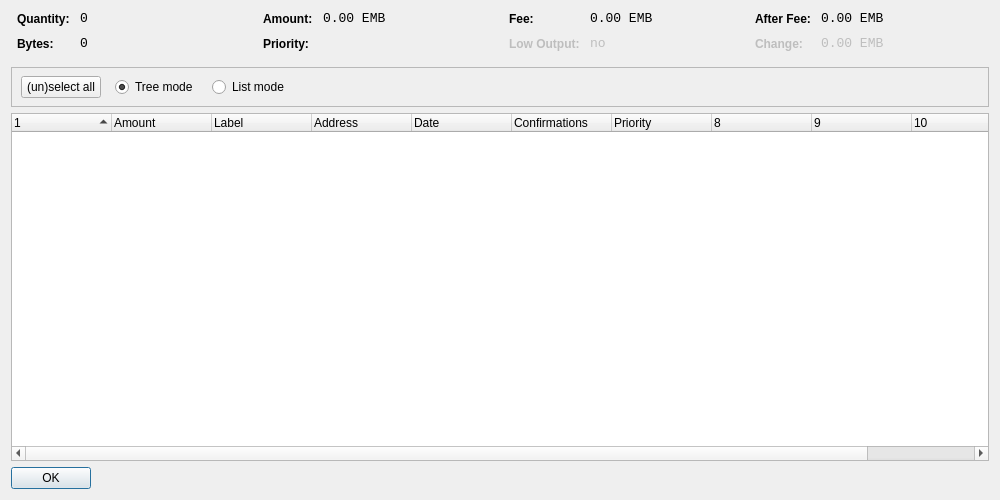
<?xml version="1.0" encoding="UTF-8"?>
<ui version="4.0">
 <class>CoinControlDialog</class>
 <widget class="QDialog" name="CoinControlDialog">
  <property name="geometry">
   <rect>
    <x>0</x>
    <y>0</y>
    <width>1000</width>
    <height>500</height>
   </rect>
  </property>
  <property name="windowTitle">
   <string>Coin Control</string>
  </property>
  <layout class="QVBoxLayout" name="verticalLayout">
   <item>
    <layout class="QHBoxLayout" name="horizontalLayoutTop" stretch="0,0,0,0">
     <property name="topMargin">
      <number>0</number>
     </property>
     <property name="bottomMargin">
      <number>10</number>
     </property>
     <item>
      <layout class="QFormLayout" name="formLayoutCoinControl1">
       <property name="horizontalSpacing">
        <number>10</number>
       </property>
       <property name="verticalSpacing">
        <number>10</number>
       </property>
       <property name="leftMargin">
        <number>6</number>
       </property>
       <property name="rightMargin">
        <number>6</number>
       </property>
       <item row="0" column="0">
        <widget class="QLabel" name="labelCoinControlQuantityText">
         <property name="styleSheet">
          <string notr="true">font-weight:bold;</string>
         </property>
         <property name="text">
          <string>Quantity:</string>
         </property>
        </widget>
       </item>
       <item row="0" column="1">
        <widget class="QLabel" name="labelCoinControlQuantity">
         <property name="font">
          <font>
           <family>Monospace</family>
           <pointsize>10</pointsize>
          </font>
         </property>
         <property name="cursor">
          <cursorShape>IBeamCursor</cursorShape>
         </property>
         <property name="contextMenuPolicy">
          <enum>Qt::ActionsContextMenu</enum>
         </property>
         <property name="text">
          <string notr="true">0</string>
         </property>
         <property name="textInteractionFlags">
          <set>Qt::LinksAccessibleByMouse|Qt::TextSelectableByKeyboard|Qt::TextSelectableByMouse</set>
         </property>
        </widget>
       </item>
       <item row="1" column="0">
        <widget class="QLabel" name="labelCoinControlBytesText">
         <property name="styleSheet">
          <string notr="true">font-weight:bold;</string>
         </property>
         <property name="text">
          <string>Bytes:</string>
         </property>
        </widget>
       </item>
       <item row="1" column="1">
        <widget class="QLabel" name="labelCoinControlBytes">
         <property name="font">
          <font>
           <family>Monospace</family>
           <pointsize>10</pointsize>
          </font>
         </property>
         <property name="cursor">
          <cursorShape>IBeamCursor</cursorShape>
         </property>
         <property name="contextMenuPolicy">
          <enum>Qt::ActionsContextMenu</enum>
         </property>
         <property name="text">
          <string notr="true">0</string>
         </property>
         <property name="textInteractionFlags">
          <set>Qt::LinksAccessibleByMouse|Qt::TextSelectableByKeyboard|Qt::TextSelectableByMouse</set>
         </property>
        </widget>
       </item>
      </layout>
     </item>
     <item>
      <layout class="QFormLayout" name="formLayoutCoinControl2">
       <property name="horizontalSpacing">
        <number>10</number>
       </property>
       <property name="verticalSpacing">
        <number>10</number>
       </property>
       <property name="leftMargin">
        <number>6</number>
       </property>
       <property name="rightMargin">
        <number>6</number>
       </property>
       <item row="0" column="0">
        <widget class="QLabel" name="labelCoinControlAmountText">
         <property name="styleSheet">
          <string notr="true">font-weight:bold;</string>
         </property>
         <property name="text">
          <string>Amount:</string>
         </property>
        </widget>
       </item>
       <item row="0" column="1">
        <widget class="QLabel" name="labelCoinControlAmount">
         <property name="font">
          <font>
           <family>Monospace</family>
           <pointsize>10</pointsize>
          </font>
         </property>
         <property name="cursor">
          <cursorShape>IBeamCursor</cursorShape>
         </property>
         <property name="contextMenuPolicy">
          <enum>Qt::ActionsContextMenu</enum>
         </property>
         <property name="text">
          <string notr="true">0.00 EMB</string>
         </property>
         <property name="textInteractionFlags">
          <set>Qt::LinksAccessibleByMouse|Qt::TextSelectableByKeyboard|Qt::TextSelectableByMouse</set>
         </property>
        </widget>
       </item>
       <item row="1" column="0">
        <widget class="QLabel" name="labelCoinControlPriorityText">
         <property name="styleSheet">
          <string notr="true">font-weight:bold;</string>
         </property>
         <property name="text">
          <string>Priority:</string>
         </property>
        </widget>
       </item>
       <item row="1" column="1">
        <widget class="QLabel" name="labelCoinControlPriority">
         <property name="font">
          <font>
           <family>Monospace</family>
           <pointsize>10</pointsize>
          </font>
         </property>
         <property name="cursor">
          <cursorShape>IBeamCursor</cursorShape>
         </property>
         <property name="contextMenuPolicy">
          <enum>Qt::ActionsContextMenu</enum>
         </property>
         <property name="text">
          <string/>
         </property>
         <property name="textInteractionFlags">
          <set>Qt::LinksAccessibleByMouse|Qt::TextSelectableByKeyboard|Qt::TextSelectableByMouse</set>
         </property>
        </widget>
       </item>
      </layout>
     </item>
     <item>
      <layout class="QFormLayout" name="formLayoutCoinControl3">
       <property name="horizontalSpacing">
        <number>10</number>
       </property>
       <property name="verticalSpacing">
        <number>10</number>
       </property>
       <property name="leftMargin">
        <number>6</number>
       </property>
       <property name="rightMargin">
        <number>6</number>
       </property>
       <item row="0" column="0">
        <widget class="QLabel" name="labelCoinControlFeeText">
         <property name="styleSheet">
          <string notr="true">font-weight:bold;</string>
         </property>
         <property name="text">
          <string>Fee:</string>
         </property>
        </widget>
       </item>
       <item row="0" column="1">
        <widget class="QLabel" name="labelCoinControlFee">
         <property name="font">
          <font>
           <family>Monospace</family>
           <pointsize>10</pointsize>
          </font>
         </property>
         <property name="cursor">
          <cursorShape>IBeamCursor</cursorShape>
         </property>
         <property name="contextMenuPolicy">
          <enum>Qt::ActionsContextMenu</enum>
         </property>
         <property name="text">
          <string notr="true">0.00 EMB</string>
         </property>
         <property name="textInteractionFlags">
          <set>Qt::LinksAccessibleByMouse|Qt::TextSelectableByKeyboard|Qt::TextSelectableByMouse</set>
         </property>
        </widget>
       </item>
       <item row="1" column="0">
        <widget class="QLabel" name="labelCoinControlLowOutputText">
         <property name="enabled">
          <bool>false</bool>
         </property>
         <property name="styleSheet">
          <string notr="true">font-weight:bold;</string>
         </property>
         <property name="text">
          <string>Low Output:</string>
         </property>
        </widget>
       </item>
       <item row="1" column="1">
        <widget class="QLabel" name="labelCoinControlLowOutput">
         <property name="enabled">
          <bool>false</bool>
         </property>
         <property name="font">
          <font>
           <family>Monospace</family>
           <pointsize>10</pointsize>
          </font>
         </property>
         <property name="cursor">
          <cursorShape>IBeamCursor</cursorShape>
         </property>
         <property name="contextMenuPolicy">
          <enum>Qt::ActionsContextMenu</enum>
         </property>
         <property name="text">
          <string notr="true">no</string>
         </property>
         <property name="textInteractionFlags">
          <set>Qt::LinksAccessibleByMouse|Qt::TextSelectableByKeyboard|Qt::TextSelectableByMouse</set>
         </property>
        </widget>
       </item>
      </layout>
     </item>
     <item>
      <layout class="QFormLayout" name="formLayoutCoinControl4">
       <property name="horizontalSpacing">
        <number>10</number>
       </property>
       <property name="verticalSpacing">
        <number>10</number>
       </property>
       <property name="leftMargin">
        <number>6</number>
       </property>
       <property name="rightMargin">
        <number>6</number>
       </property>
       <item row="0" column="0">
        <widget class="QLabel" name="labelCoinControlAfterFeeText">
         <property name="styleSheet">
          <string notr="true">font-weight:bold;</string>
         </property>
         <property name="text">
          <string>After Fee:</string>
         </property>
        </widget>
       </item>
       <item row="0" column="1">
        <widget class="QLabel" name="labelCoinControlAfterFee">
         <property name="font">
          <font>
           <family>Monospace</family>
           <pointsize>10</pointsize>
          </font>
         </property>
         <property name="cursor">
          <cursorShape>IBeamCursor</cursorShape>
         </property>
         <property name="contextMenuPolicy">
          <enum>Qt::ActionsContextMenu</enum>
         </property>
         <property name="text">
          <string notr="true">0.00 EMB</string>
         </property>
         <property name="textInteractionFlags">
          <set>Qt::LinksAccessibleByMouse|Qt::TextSelectableByKeyboard|Qt::TextSelectableByMouse</set>
         </property>
        </widget>
       </item>
       <item row="1" column="0">
        <widget class="QLabel" name="labelCoinControlChangeText">
         <property name="enabled">
          <bool>false</bool>
         </property>
         <property name="styleSheet">
          <string notr="true">font-weight:bold;</string>
         </property>
         <property name="text">
          <string>Change:</string>
         </property>
        </widget>
       </item>
       <item row="1" column="1">
        <widget class="QLabel" name="labelCoinControlChange">
         <property name="enabled">
          <bool>false</bool>
         </property>
         <property name="font">
          <font>
           <family>Monospace</family>
           <pointsize>10</pointsize>
          </font>
         </property>
         <property name="cursor">
          <cursorShape>IBeamCursor</cursorShape>
         </property>
         <property name="contextMenuPolicy">
          <enum>Qt::ActionsContextMenu</enum>
         </property>
         <property name="text">
          <string notr="true">0.00 EMB</string>
         </property>
         <property name="textInteractionFlags">
          <set>Qt::LinksAccessibleByMouse|Qt::TextSelectableByKeyboard|Qt::TextSelectableByMouse</set>
         </property>
        </widget>
       </item>
      </layout>
     </item>
    </layout>
   </item>
   <item>
    <widget class="QFrame" name="frame">
     <property name="minimumSize">
      <size>
       <width>0</width>
       <height>40</height>
      </size>
     </property>
     <property name="frameShape">
      <enum>QFrame::StyledPanel</enum>
     </property>
     <property name="frameShadow">
      <enum>QFrame::Sunken</enum>
     </property>
     <widget class="QWidget" name="horizontalLayoutWidget">
      <property name="geometry">
       <rect>
        <x>10</x>
        <y>0</y>
        <width>781</width>
        <height>41</height>
       </rect>
      </property>
      <layout class="QHBoxLayout" name="horizontalLayoutPanel" stretch="0,0,0,0,0">
       <property name="spacing">
        <number>14</number>
       </property>
       <item>
        <widget class="QPushButton" name="pushButtonSelectAll">
         <property name="sizePolicy">
          <sizepolicy hsizetype="Maximum" vsizetype="Fixed">
           <horstretch>0</horstretch>
           <verstretch>0</verstretch>
          </sizepolicy>
         </property>
         <property name="text">
          <string>(un)select all</string>
         </property>
        </widget>
       </item>
       <item>
        <widget class="QRadioButton" name="radioTreeMode">
         <property name="sizePolicy">
          <sizepolicy hsizetype="Maximum" vsizetype="Fixed">
           <horstretch>0</horstretch>
           <verstretch>0</verstretch>
          </sizepolicy>
         </property>
         <property name="text">
          <string>Tree mode</string>
         </property>
         <property name="checked">
          <bool>true</bool>
         </property>
        </widget>
       </item>
       <item>
        <widget class="QRadioButton" name="radioListMode">
         <property name="sizePolicy">
          <sizepolicy hsizetype="Maximum" vsizetype="Fixed">
           <horstretch>0</horstretch>
           <verstretch>0</verstretch>
          </sizepolicy>
         </property>
         <property name="text">
          <string>List mode</string>
         </property>
        </widget>
       </item>
       <item>
        <spacer name="horizontalSpacer">
         <property name="orientation">
          <enum>Qt::Horizontal</enum>
         </property>
         <property name="sizeHint" stdset="0">
          <size>
           <width>40</width>
           <height>20</height>
          </size>
         </property>
        </spacer>
       </item>
      </layout>
     </widget>
    </widget>
   </item>
   <item>
    <widget class="CoinControlTreeWidget" name="treeWidget">
     <property name="contextMenuPolicy">
      <enum>Qt::CustomContextMenu</enum>
     </property>
     <property name="sortingEnabled">
      <bool>false</bool>
     </property>
     <property name="columnCount">
      <number>11</number>
     </property>
     <attribute name="headerShowSortIndicator" stdset="0">
      <bool>true</bool>
     </attribute>
     <attribute name="headerStretchLastSection">
      <bool>false</bool>
     </attribute>
     <column>
      <property name="text">
       <string/>
      </property>
     </column>
     <column>
      <property name="text">
       <string>Amount</string>
      </property>
     </column>
     <column>
      <property name="text">
       <string>Label</string>
      </property>
     </column>
     <column>
      <property name="text">
       <string>Address</string>
      </property>
     </column>
     <column>
      <property name="text">
       <string>Date</string>
      </property>
     </column>
     <column>
      <property name="text">
       <string>Confirmations</string>
      </property>
      <property name="toolTip">
       <string>Confirmed</string>
      </property>
     </column>
     <column>
      <property name="text">
       <string>Priority</string>
      </property>
     </column>
     <column>
      <property name="text">
       <string/>
      </property>
     </column>
     <column>
      <property name="text">
       <string/>
      </property>
     </column>
     <column>
      <property name="text">
       <string/>
      </property>
     </column>
     <column>
      <property name="text">
       <string/>
      </property>
     </column>
    </widget>
   </item>
   <item>
    <widget class="QDialogButtonBox" name="buttonBox">
     <property name="sizePolicy">
      <sizepolicy hsizetype="Maximum" vsizetype="Fixed">
       <horstretch>0</horstretch>
       <verstretch>0</verstretch>
      </sizepolicy>
     </property>
     <property name="orientation">
      <enum>Qt::Horizontal</enum>
     </property>
     <property name="standardButtons">
      <set>QDialogButtonBox::Ok</set>
     </property>
    </widget>
   </item>
  </layout>
 </widget>
 <customwidgets>
  <customwidget>
   <class>CoinControlTreeWidget</class>
   <extends>QTreeWidget</extends>
   <header>coincontroltreewidget.h</header>
  </customwidget>
 </customwidgets>
 <resources/>
 <connections/>
</ui>
